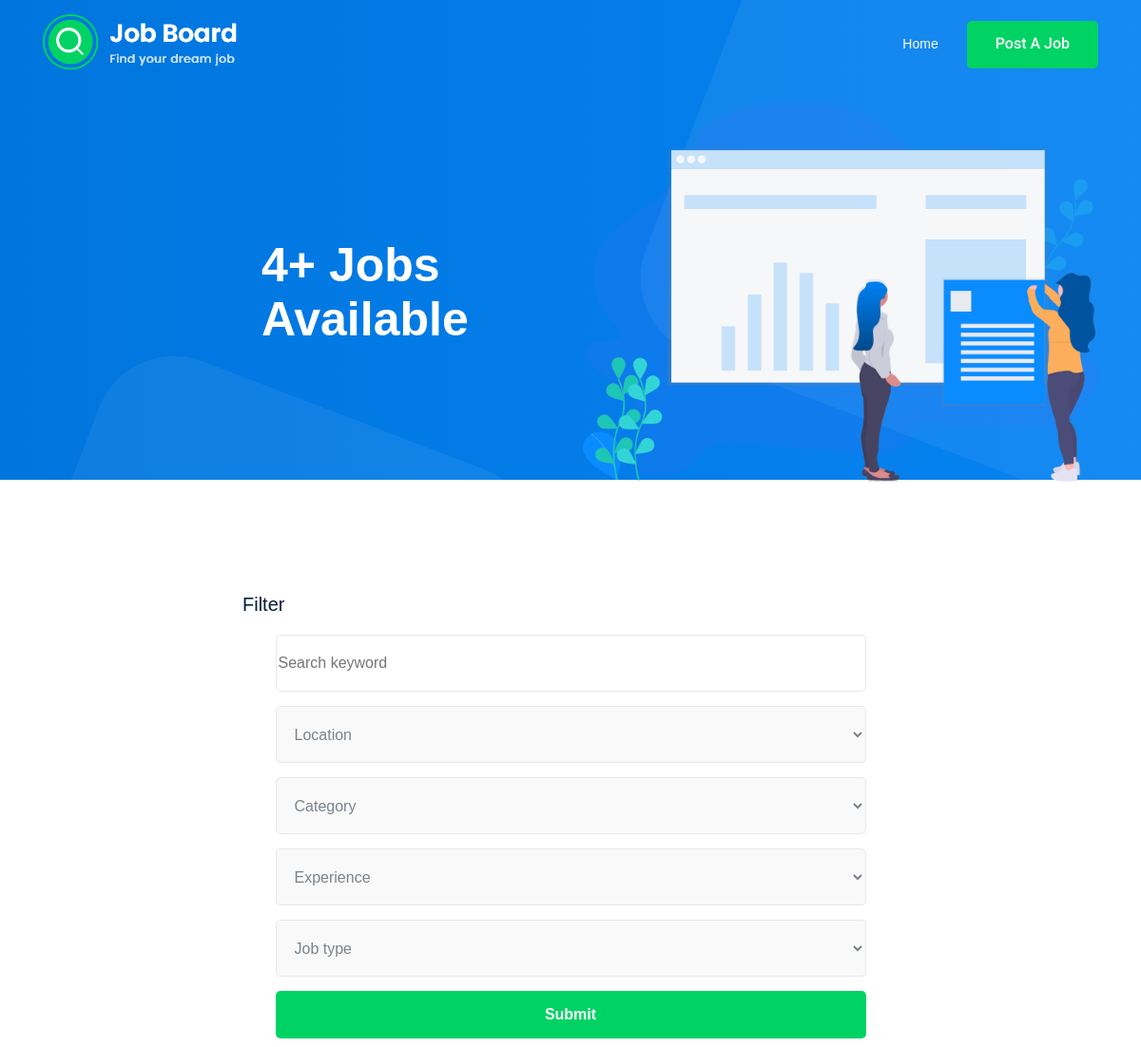
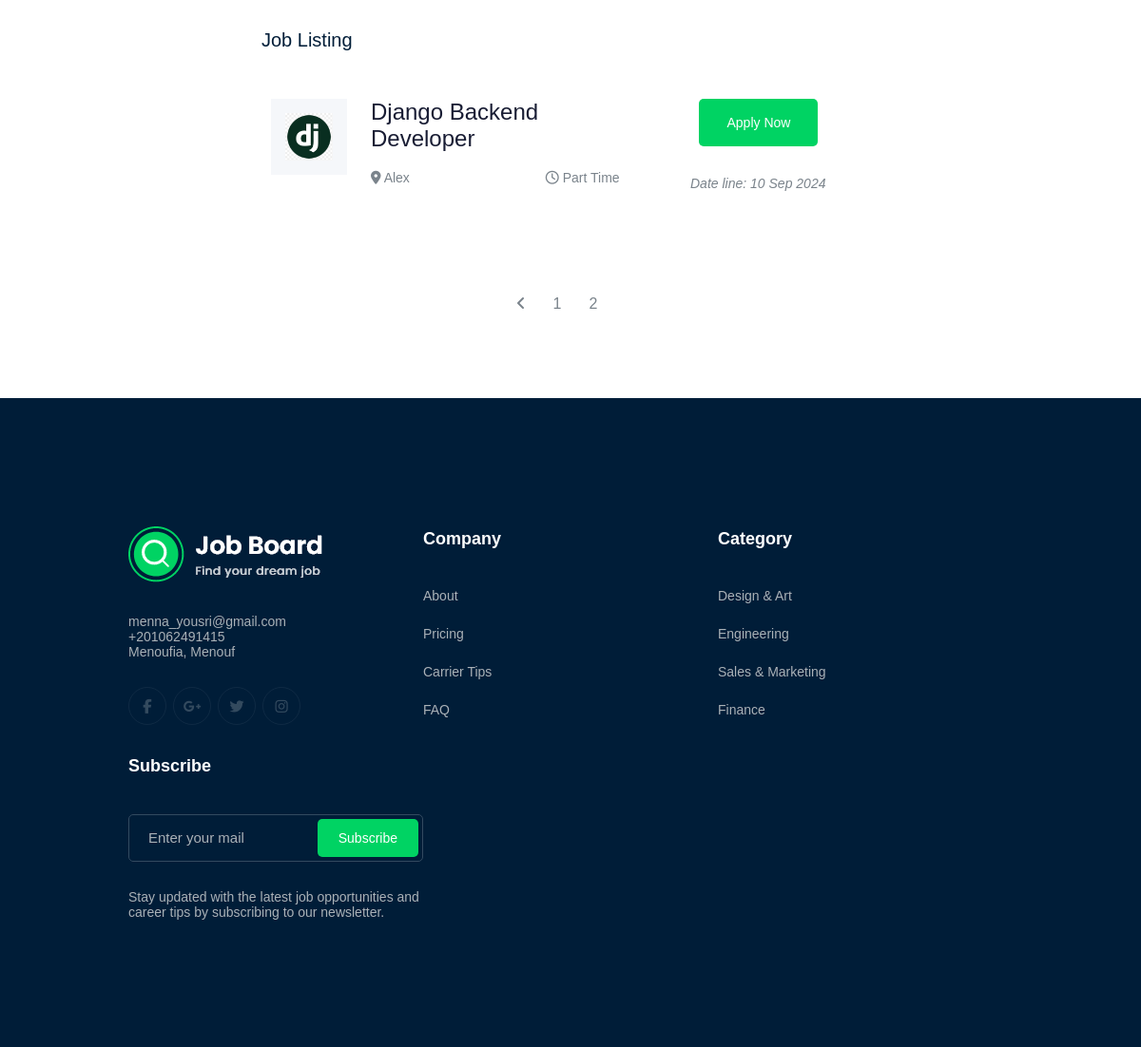
Screenshot of /?page=2 with the database file from the repository (2 pictures, top to bottom).
### job/models.py (models this page shows, shortened)
class Job(models.Model):
    title= models.CharField(max_length=100)
    job_type= models.CharField(max_length=15, choices=JOB_TYPE)
    description= models.TextField(max_length=1000)
    published_at= models.DateField(auto_now=True)
    vacancy= models.IntegerField(default=1, validators=[MinValueValidator(0)]) #number of available places
    salary= models.IntegerField(default=0, validators=[MinValueValidator(0)])
    experience= models.IntegerField(default=0, validators=[MinValueValidator(0)])
    category= models.ForeignKey('Category', on_delete=models.SET_NULL, null=True, blank=True)      # The '' for the Category because it comes later, if it was before we needn't the ''
    image= models.ImageField(upload_to=image_upload)
    slug= models.SlugField(blank=True, null=True)
    location = models.CharField(max_length=100)
    def __str__(self):
        return self.title

### job/views.py (the view)
# urls.py: path('', job_list, name='job_list'),
def job_list(request):
    job_list= Job.objects.all()
    search = request.GET.get('search')
    location = request.GET.get('location')
    experience = request.GET.get('experience')
    job_type = request.GET.get('job_type')
    category = request.GET.get('category')
    if search:
        job_list = job_list.filter(title__icontains=search)
    if location:
        job_list = job_list.filter(location__icontains=location)
    if experience:
        job_list = job_list.filter(experience=experience)
    if job_type:
        job_list = job_list.filter(job_type=job_type)
    if category:
        job_list = job_list.filter(category__id=category)
    paginator = Paginator(job_list, 3)
    page_number = request.GET.get("page")
    page_obj = paginator.get_page(page_number)
    locations = Job.objects.values_list('location', flat=True).distinct()
    experiences = Job.objects.values_list('experience', flat=True).distinct()
    job_types = Job.objects.values_list('job_type', flat=True).distinct()
    categories = Category.objects.all()
    context= {'jobs': page_obj, 'num':job_list, 'locations': locations, 'experiences': experiences, 'job_types': job_types, 'categories': categories}
    return render(request, 'job/job_list.html', context)

### job/templates/job/job_list.html (shortened to what this page needs)
{% extends 'base.html' %}
{% block title %}
    <h1 class="h1">{{num.count}}+ Jobs Available</h1>
{% endblock title %}
{% block Content %}
    <div class="content">
        <div class="filter">
                <form method="get">
                    <h3>Filter</h3>
                    <div class="search">
                        <input type="search" placeholder="Search keyword" name="search">
                    </div>
                    <div class="single_field">
                        <div class="options">
                            <select id="location" name="location" class="option">
                                <option value="">Location</option>
                            </select>
                        </div>
                    </div>
                    <div class="single_field">
                        <div class="options">
                            <select id="category" name="category" class="option">
                                <option value="">Category</option>
                            </select>
                        </div>
                    </div>
                    <div class="single_field">
                        <div class="options">
                            <select id="experience" name="experience" class="option">
                                <option value="">Experience</option>
                            </select>
                        </div>
                    </div>
                    <div class="single_field">
                        <div class="options">
                            <select id="job_type" name="job_type" class="option">
                                <option value="">Job type</option>
                            </select>
                        </div>
                    </div>
                    <button class="button" type="submit">Submit</button>
                </form>
        </div>
        <div class="job_list">
            <div class="title"><h3>Job Listing</h3></div>
            {% for job in jobs %}
            <div class="job">
                <div class="img-name">
                    <div class="img">
                        <img src="{{job.image.url}}" alt="Job image" class="image">
                    </div>
                    <div class="name" style="cursor: pointer;">
                        <a href="{% url 'jobs:job_detail' job.slug %}" class="go">
                            <h4>{{job}}</h4>
                        </a>
                        <div class="main">
                            <div id="p1"><p> <i class="fa-solid fa-location-dot"></i> {{job.location}}</p></div>
                            <div id="p2"><p> <i class="fa-regular fa-clock"></i> {{job.job_type}}</p></div>
                        </div>
                    </div>
                </div>
                <div class="app-date">
                    <a href="{% url 'jobs:job_detail' job.slug %}"><button class="btn">Apply Now</button></a>
                    <p class="date"> <i>Date line: {{job.published_at|date:'d M o'}}</i> </p>
                </div>
            </div>
            {% endfor %}
            {% if jobs.has_other_pages  %}
                <div class="pagination">
                    {% if jobs.has_previous %}
                        <a href="?page={{jobs.previous_page_number}}" id="a1"><i class="fa-solid fa-angle-left"></i></a>
                    {% endif %}
                    {% for i in jobs.paginator.page_range %}
                    <a href="?page={{i}}" id="a2">{{i}}</a>
                    {% endfor %}
                </div>
            {% else %}
                <div></div>
            {% endif %}
        </div>
    </div>
{% endblock Content %}

### rows the page displays
Job: image (picture), title "Django Backend Developer", location "Alex", job_type "Part Time", published_at "10 Sep 2024"

### other values shown
{{ num.count }} "4"
{{ i }} "1" "2"
